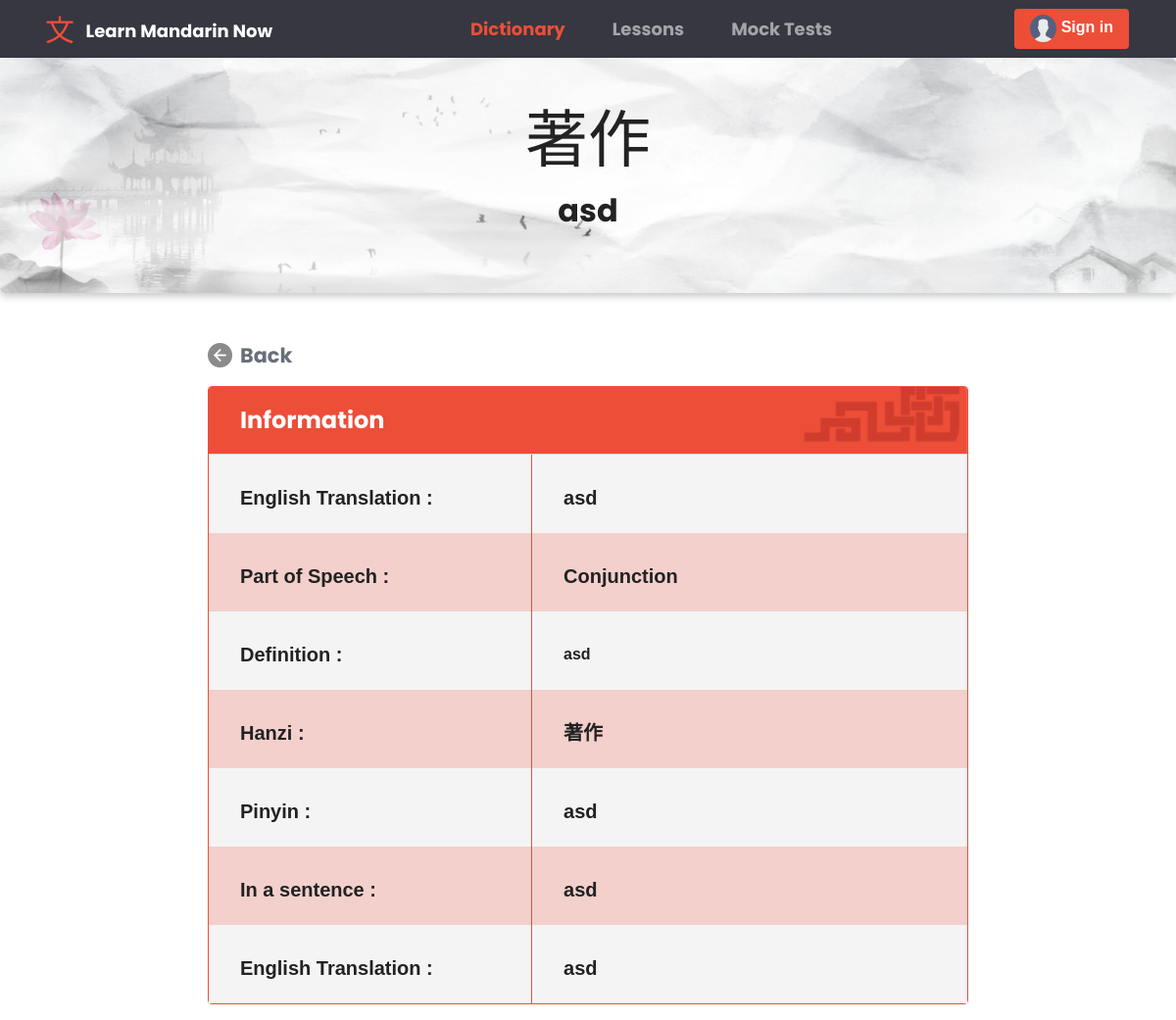
The page /dictionary/2/ on the database its author committed.
### base/models.py (models this page shows, shortened)
class DictionaryList(models.Model):
    hanzi = models.CharField(max_length=200, null=True)
    pinyin = models.CharField(max_length=200, null=True)
    english = models.CharField(max_length=200, null=True)
    part_of_speech = models.ForeignKey(SpeechList, on_delete=models.SET_NULL, null=True)
    definition = models.TextField(null=True, blank=True)
    sentence = models.CharField(max_length=200, null=True)
    translation = models.CharField(max_length=200, null=True)
    updated = models.DateTimeField(auto_now=True)
    created = models.DateTimeField(auto_now_add=True)
    class Meta:
        ordering = ['-updated', '-created']

class SpeechList(models.Model):
    speech = models.CharField(max_length=200)
    def __str__(self):
        return self.speech

### base/views.py (the view)
# urls.py: path('dictionary/<str:pk>/', views.DictionaryDetails, name = 'dictionary-details'),
def DictionaryDetails(request, pk):
    word = DictionaryList.objects.get(id=pk)
    context = {
    'word' : word,
    }
    return render(request, 'dictionary_details.html', context)

### templates/dictionary_details.html (shortened to what this page needs)
{% extends 'main.html' %} {% block content%} {% load static %}
<link rel="stylesheet" href="{% static 'css/dictionary.css' %}" />
<link rel="stylesheet" href="{% static 'css/dictionaryAdd_Edit.css' %}" />
<div class="container-fluid">
  <div class="row mb-5" id="dictionary_header">
    <p class="text1">{{word.hanzi}}</p>
    <p class="text2">{{word.pinyin}}</p>
  </div>
  <div class="row justify-content-center">
    <div class="col col-lg-8">
      <a href="{%url 'dictionary'%}" id="back_btn">
        <img src="{% static 'images/back_icon.png' %}" class="navbar_mini_icon">
        Back
      </a>
      <div class="card border-primary mb-3">
        <div class="card-header" id="card_header" style="text-align:left;">
          <strong style="font-size: x-large; padding-left: 2rem;" >Information</strong>
        </div>
        <div class="card-body" style="padding: 0;">
          <div id="row_info" class="row1">
            <div id="left"><h5 class="card-title">English Translation :</h5></div>
            <div id="right"><h5 class="card-title">{{word.english}}</h5></div>
          </div>
          <div id="row_info" class="row2">
            <div id="left"><h5 class="card-title">Part of Speech :</h5></div>
            <div id="right"><h5 class="card-title">{{word.part_of_speech}}</h5></div>
          </div>
          <div id="row_info" class="row1">
            <div id="left"><h5 class="card-title">Definition :</h5></div>
            <div id="right"><h6 class="card-title">{{word.definition}}</h6></div>
          </div>
          <div id="row_info" class="row2">
            <div id="left"><h5 class="card-title">Hanzi :</h5></div>
            <div id="right"><h5 class="card-title">{{word.hanzi}}</h5></div>
          </div>
          <div id="row_info" class="row1">
            <div id="left"><h5 class="card-title">Pinyin :</h5></div>
            <div id="right"><h5 class="card-title">{{word.pinyin}}</h5></div>
          </div>
          <div id="row_info" class="row2">
            <div id="left"><h5 class="card-title">In a sentence :</h5></div>
            <div id="right"><h5 class="card-title">{{word.sentence}}</h5></div>
          </div>
          <div id="row_info" class="row1">
            <div id="left"><h5 class="card-title">English Translation :</h5></div>
            <div id="right"><h5 class="card-title">{{word.translation}}</h5></div>
          </div>
        </div>
      </div>
    </div>
  </div>
</div>
{% endblock content %}

### static/css/navbar.css (style rules this page uses)
.navbar_mini_icon { height: 25px; width: auto; margin-right: .5rem; }

### static/css/dictionary.css (style rules this page uses)
* { font-family: 'Poppins', sans-serif; }
html, body { max-width: 100%; overflow-x: hidden; }
#dictionary_header { height: 30vh; margin-bottom: 2rem; display: flex; align-items: center; justify-content: center; box-shadow: rgba(0, 0, 0, 0.24) 0px 3px 8px; background-image: url(../../static/images/dictionary_headerBg.png); background-position: bottom center; background-repeat: no-repeat; background-size: cover; border-radius: 5px; }
#card_header { background-image: url(../../static/images/card_headerbg.png); background-position: bottom center; background-repeat: no-repeat; background-size: cover; color: #fff; padding: 1rem 0; text-align: center; }
#left { padding-top: 1rem; padding-left: 2rem; margin-right: 5rem; float: left; width: auto; height: auto; }
#right { padding-top: 1rem; margin-left: 2rem; float: left; text-align: left; }

### static/css/dictionaryAdd_Edit.css (style rules this page uses)
#dictionary_header { height: 30vh; margin-bottom: 2rem; display: flex; align-items: center; justify-content: center; background-image: url(../../static/images/dictionary_headerBg.png); background-position: bottom center; background-repeat: no-repeat; background-size: cover; }
#back_btn { text-decoration: none; color: #696F79; font-size: 1.3rem; font-weight: bold; margin: 0%; padding: 0%; display: flex; align-items: center; margin-right: 4rem; margin-bottom: 1rem; }
.text1 { text-align: center; margin: 0; font-size: 4rem; font-family: 'Poppins', sans-serif; }
.text2 { text-align: center; margin: 0; margin-top: -6rem; font-size: 2rem; font-weight: bold; font-family: 'Poppins', sans-serif; }
#row_info { height: 5rem; width: 100%; display: flex; align-items: center; }
.row1 { background-color: #f5f4f4; height: 100%; }
.row2 { background-color: #f3d0cc; height: 100%; }
#row_info #left { width: 49%; height: 100%; border-right: 1px solid #ED4E38; display: flex; align-items: center; }
#row_info #right { height: 100%; width: 50%; display: flex; align-items: center; }
#row_info #right h5, #row_info #right h6 { margin-left: -5rem; margin-right: 3rem; }

### templates/main.html (style rules this page uses)
* { box-sizing: border-box; }
img { -webkit-user-drag: none; -khtml-user-drag: none; -moz-user-drag: none; -o-user-drag: none; object-fit: cover; }

### rows shown on the page
DictionaryList: hanzi "著作", pinyin "asd", english "asd", part_of_speech "Conjunction", definition "asd", sentence "asd", translation "asd"
